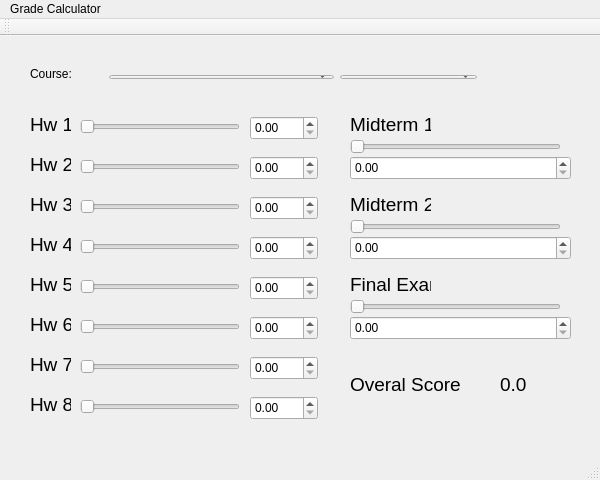
<?xml version="1.0" encoding="UTF-8"?>
<ui version="4.0">
 <class>MainWindow</class>
 <widget class="QMainWindow" name="MainWindow">
  <property name="geometry">
   <rect>
    <x>0</x>
    <y>0</y>
    <width>600</width>
    <height>480</height>
   </rect>
  </property>
  <property name="windowTitle">
   <string>MainWindow</string>
  </property>
  <property name="autoFillBackground">
   <bool>false</bool>
  </property>
  <widget class="QWidget" name="centralWidget">
   <widget class="QLabel" name="hw1_label">
    <property name="geometry">
     <rect>
      <x>30</x>
      <y>80</y>
      <width>41</width>
      <height>16</height>
     </rect>
    </property>
    <property name="font">
     <font>
      <pointsize>14</pointsize>
     </font>
    </property>
    <property name="text">
     <string>Hw 1</string>
    </property>
   </widget>
   <widget class="QLabel" name="hw2_label">
    <property name="geometry">
     <rect>
      <x>30</x>
      <y>120</y>
      <width>41</width>
      <height>16</height>
     </rect>
    </property>
    <property name="font">
     <font>
      <pointsize>14</pointsize>
     </font>
    </property>
    <property name="text">
     <string>Hw 2</string>
    </property>
   </widget>
   <widget class="QLabel" name="hw3_label">
    <property name="geometry">
     <rect>
      <x>30</x>
      <y>160</y>
      <width>41</width>
      <height>16</height>
     </rect>
    </property>
    <property name="font">
     <font>
      <pointsize>14</pointsize>
     </font>
    </property>
    <property name="text">
     <string>Hw 3</string>
    </property>
   </widget>
   <widget class="QLabel" name="hw4_label">
    <property name="geometry">
     <rect>
      <x>30</x>
      <y>200</y>
      <width>41</width>
      <height>16</height>
     </rect>
    </property>
    <property name="font">
     <font>
      <pointsize>14</pointsize>
     </font>
    </property>
    <property name="text">
     <string>Hw 4</string>
    </property>
   </widget>
   <widget class="QLabel" name="hw5_label">
    <property name="geometry">
     <rect>
      <x>30</x>
      <y>240</y>
      <width>41</width>
      <height>16</height>
     </rect>
    </property>
    <property name="font">
     <font>
      <pointsize>14</pointsize>
     </font>
    </property>
    <property name="text">
     <string>Hw 5</string>
    </property>
   </widget>
   <widget class="QLabel" name="hw6_label">
    <property name="geometry">
     <rect>
      <x>30</x>
      <y>280</y>
      <width>41</width>
      <height>16</height>
     </rect>
    </property>
    <property name="font">
     <font>
      <pointsize>14</pointsize>
     </font>
    </property>
    <property name="text">
     <string>Hw 6</string>
    </property>
   </widget>
   <widget class="QLabel" name="hw7_label">
    <property name="geometry">
     <rect>
      <x>30</x>
      <y>320</y>
      <width>41</width>
      <height>16</height>
     </rect>
    </property>
    <property name="font">
     <font>
      <pointsize>14</pointsize>
     </font>
    </property>
    <property name="text">
     <string>Hw 7</string>
    </property>
   </widget>
   <widget class="QLabel" name="hw8_label">
    <property name="geometry">
     <rect>
      <x>30</x>
      <y>360</y>
      <width>41</width>
      <height>16</height>
     </rect>
    </property>
    <property name="font">
     <font>
      <pointsize>14</pointsize>
     </font>
    </property>
    <property name="text">
     <string>Hw 8</string>
    </property>
   </widget>
   <widget class="QSlider" name="hw1_slider">
    <property name="geometry">
     <rect>
      <x>80</x>
      <y>80</y>
      <width>160</width>
      <height>22</height>
     </rect>
    </property>
    <property name="orientation">
     <enum>Qt::Horizontal</enum>
    </property>
   </widget>
   <widget class="QSlider" name="hw2_slider">
    <property name="geometry">
     <rect>
      <x>80</x>
      <y>120</y>
      <width>160</width>
      <height>22</height>
     </rect>
    </property>
    <property name="orientation">
     <enum>Qt::Horizontal</enum>
    </property>
   </widget>
   <widget class="QSlider" name="hw3_slider">
    <property name="geometry">
     <rect>
      <x>80</x>
      <y>160</y>
      <width>160</width>
      <height>22</height>
     </rect>
    </property>
    <property name="orientation">
     <enum>Qt::Horizontal</enum>
    </property>
   </widget>
   <widget class="QSlider" name="hw4_slider">
    <property name="geometry">
     <rect>
      <x>80</x>
      <y>200</y>
      <width>160</width>
      <height>22</height>
     </rect>
    </property>
    <property name="orientation">
     <enum>Qt::Horizontal</enum>
    </property>
   </widget>
   <widget class="QSlider" name="hw5_slider">
    <property name="geometry">
     <rect>
      <x>80</x>
      <y>240</y>
      <width>160</width>
      <height>22</height>
     </rect>
    </property>
    <property name="orientation">
     <enum>Qt::Horizontal</enum>
    </property>
   </widget>
   <widget class="QSlider" name="hw6_slider">
    <property name="geometry">
     <rect>
      <x>80</x>
      <y>280</y>
      <width>160</width>
      <height>22</height>
     </rect>
    </property>
    <property name="orientation">
     <enum>Qt::Horizontal</enum>
    </property>
   </widget>
   <widget class="QSlider" name="hw7_slider">
    <property name="geometry">
     <rect>
      <x>80</x>
      <y>320</y>
      <width>160</width>
      <height>22</height>
     </rect>
    </property>
    <property name="orientation">
     <enum>Qt::Horizontal</enum>
    </property>
   </widget>
   <widget class="QSlider" name="hw8_slider">
    <property name="geometry">
     <rect>
      <x>80</x>
      <y>360</y>
      <width>160</width>
      <height>22</height>
     </rect>
    </property>
    <property name="orientation">
     <enum>Qt::Horizontal</enum>
    </property>
   </widget>
   <widget class="QDoubleSpinBox" name="hw1_score">
    <property name="geometry">
     <rect>
      <x>250</x>
      <y>80</y>
      <width>68</width>
      <height>24</height>
     </rect>
    </property>
    <property name="maximum">
     <double>100.000000000000000</double>
    </property>
   </widget>
   <widget class="QDoubleSpinBox" name="hw2_score">
    <property name="geometry">
     <rect>
      <x>250</x>
      <y>120</y>
      <width>68</width>
      <height>24</height>
     </rect>
    </property>
    <property name="maximum">
     <double>100.000000000000000</double>
    </property>
   </widget>
   <widget class="QDoubleSpinBox" name="hw3_score">
    <property name="geometry">
     <rect>
      <x>250</x>
      <y>160</y>
      <width>68</width>
      <height>24</height>
     </rect>
    </property>
    <property name="maximum">
     <double>100.000000000000000</double>
    </property>
   </widget>
   <widget class="QDoubleSpinBox" name="hw4_score">
    <property name="geometry">
     <rect>
      <x>250</x>
      <y>200</y>
      <width>68</width>
      <height>24</height>
     </rect>
    </property>
    <property name="maximum">
     <double>100.000000000000000</double>
    </property>
   </widget>
   <widget class="QDoubleSpinBox" name="hw5_score">
    <property name="geometry">
     <rect>
      <x>250</x>
      <y>240</y>
      <width>68</width>
      <height>24</height>
     </rect>
    </property>
    <property name="maximum">
     <double>100.000000000000000</double>
    </property>
   </widget>
   <widget class="QDoubleSpinBox" name="hw6_score">
    <property name="geometry">
     <rect>
      <x>250</x>
      <y>280</y>
      <width>68</width>
      <height>24</height>
     </rect>
    </property>
    <property name="maximum">
     <double>100.000000000000000</double>
    </property>
   </widget>
   <widget class="QDoubleSpinBox" name="hw7_score">
    <property name="geometry">
     <rect>
      <x>250</x>
      <y>320</y>
      <width>68</width>
      <height>24</height>
     </rect>
    </property>
    <property name="maximum">
     <double>100.000000000000000</double>
    </property>
   </widget>
   <widget class="QDoubleSpinBox" name="hw8_score">
    <property name="geometry">
     <rect>
      <x>250</x>
      <y>360</y>
      <width>68</width>
      <height>24</height>
     </rect>
    </property>
    <property name="maximum">
     <double>100.000000000000000</double>
    </property>
   </widget>
   <widget class="QLabel" name="mid1_label">
    <property name="geometry">
     <rect>
      <x>350</x>
      <y>80</y>
      <width>81</width>
      <height>16</height>
     </rect>
    </property>
    <property name="font">
     <font>
      <pointsize>14</pointsize>
     </font>
    </property>
    <property name="text">
     <string>Midterm 1</string>
    </property>
   </widget>
   <widget class="QLabel" name="mid2_label">
    <property name="geometry">
     <rect>
      <x>350</x>
      <y>160</y>
      <width>81</width>
      <height>16</height>
     </rect>
    </property>
    <property name="font">
     <font>
      <pointsize>14</pointsize>
     </font>
    </property>
    <property name="text">
     <string>Midterm 2</string>
    </property>
   </widget>
   <widget class="QLabel" name="final_label">
    <property name="geometry">
     <rect>
      <x>350</x>
      <y>240</y>
      <width>81</width>
      <height>16</height>
     </rect>
    </property>
    <property name="font">
     <font>
      <pointsize>14</pointsize>
     </font>
    </property>
    <property name="text">
     <string>Final Exam</string>
    </property>
   </widget>
   <widget class="QSlider" name="mid1slider">
    <property name="geometry">
     <rect>
      <x>350</x>
      <y>100</y>
      <width>211</width>
      <height>22</height>
     </rect>
    </property>
    <property name="orientation">
     <enum>Qt::Horizontal</enum>
    </property>
   </widget>
   <widget class="QSlider" name="mid2slider">
    <property name="geometry">
     <rect>
      <x>350</x>
      <y>180</y>
      <width>211</width>
      <height>22</height>
     </rect>
    </property>
    <property name="orientation">
     <enum>Qt::Horizontal</enum>
    </property>
   </widget>
   <widget class="QSlider" name="finalslider">
    <property name="geometry">
     <rect>
      <x>350</x>
      <y>260</y>
      <width>211</width>
      <height>22</height>
     </rect>
    </property>
    <property name="orientation">
     <enum>Qt::Horizontal</enum>
    </property>
   </widget>
   <widget class="QDoubleSpinBox" name="mid1_score">
    <property name="geometry">
     <rect>
      <x>350</x>
      <y>120</y>
      <width>221</width>
      <height>24</height>
     </rect>
    </property>
    <property name="maximum">
     <double>100.000000000000000</double>
    </property>
   </widget>
   <widget class="QDoubleSpinBox" name="mid2_score">
    <property name="geometry">
     <rect>
      <x>350</x>
      <y>200</y>
      <width>221</width>
      <height>24</height>
     </rect>
    </property>
    <property name="maximum">
     <double>100.000000000000000</double>
    </property>
   </widget>
   <widget class="QDoubleSpinBox" name="final_score">
    <property name="geometry">
     <rect>
      <x>350</x>
      <y>280</y>
      <width>221</width>
      <height>24</height>
     </rect>
    </property>
    <property name="layoutDirection">
     <enum>Qt::LeftToRight</enum>
    </property>
    <property name="maximum">
     <double>100.000000000000000</double>
    </property>
   </widget>
   <widget class="QLabel" name="OveralScore_label">
    <property name="geometry">
     <rect>
      <x>350</x>
      <y>340</y>
      <width>111</width>
      <height>16</height>
     </rect>
    </property>
    <property name="font">
     <font>
      <pointsize>14</pointsize>
     </font>
    </property>
    <property name="text">
     <string>Overal Score:</string>
    </property>
   </widget>
   <widget class="QLabel" name="score_output_label">
    <property name="geometry">
     <rect>
      <x>500</x>
      <y>340</y>
      <width>61</width>
      <height>16</height>
     </rect>
    </property>
    <property name="font">
     <font>
      <pointsize>14</pointsize>
     </font>
    </property>
    <property name="text">
     <string>0.0</string>
    </property>
   </widget>
   <widget class="QLabel" name="label">
    <property name="geometry">
     <rect>
      <x>30</x>
      <y>30</y>
      <width>51</width>
      <height>16</height>
     </rect>
    </property>
    <property name="text">
     <string>Course: </string>
    </property>
   </widget>
   <widget class="QWidget" name="">
    <property name="geometry">
     <rect>
      <x>98</x>
      <y>28</y>
      <width>390</width>
      <height>26</height>
     </rect>
    </property>
    <layout class="QHBoxLayout" name="horizontalLayout">
     <item>
      <widget class="QComboBox" name="dropdown_box_2">
       <item>
        <property name="text">
         <string>PIC 10B: Intermediate Programming</string>
        </property>
       </item>
       <item>
        <property name="text">
         <string>PIC 10C: Advanced Programming</string>
        </property>
       </item>
      </widget>
     </item>
     <item>
      <widget class="QComboBox" name="dropdown_box">
       <item>
        <property name="text">
         <string>Schema A</string>
        </property>
       </item>
       <item>
        <property name="text">
         <string>Schema B</string>
        </property>
       </item>
      </widget>
     </item>
    </layout>
   </widget>
   <zorder>hw1_label</zorder>
   <zorder>hw2_label</zorder>
   <zorder>hw3_label</zorder>
   <zorder>hw4_label</zorder>
   <zorder>hw5_label</zorder>
   <zorder>hw6_label</zorder>
   <zorder>hw7_label</zorder>
   <zorder>hw8_label</zorder>
   <zorder>hw1_slider</zorder>
   <zorder>hw2_slider</zorder>
   <zorder>hw3_slider</zorder>
   <zorder>hw4_slider</zorder>
   <zorder>hw5_slider</zorder>
   <zorder>hw6_slider</zorder>
   <zorder>hw7_slider</zorder>
   <zorder>hw8_slider</zorder>
   <zorder>hw1_score</zorder>
   <zorder>hw2_score</zorder>
   <zorder>hw3_score</zorder>
   <zorder>hw4_score</zorder>
   <zorder>hw5_score</zorder>
   <zorder>hw6_score</zorder>
   <zorder>hw7_score</zorder>
   <zorder>hw8_score</zorder>
   <zorder>dropdown_box</zorder>
   <zorder>mid1_label</zorder>
   <zorder>mid2_label</zorder>
   <zorder>final_label</zorder>
   <zorder>mid1slider</zorder>
   <zorder>mid2slider</zorder>
   <zorder>finalslider</zorder>
   <zorder>mid1_score</zorder>
   <zorder>mid2_score</zorder>
   <zorder>final_score</zorder>
   <zorder>OveralScore_label</zorder>
   <zorder>score_output_label</zorder>
   <zorder>dropdown_box_2</zorder>
   <zorder>label</zorder>
   <zorder>label</zorder>
  </widget>
  <widget class="QMenuBar" name="menuBar">
   <property name="geometry">
    <rect>
     <x>0</x>
     <y>0</y>
     <width>600</width>
     <height>22</height>
    </rect>
   </property>
   <widget class="QMenu" name="menuGrade_Calculator">
    <property name="title">
     <string>Grade Calculator</string>
    </property>
   </widget>
   <addaction name="menuGrade_Calculator"/>
  </widget>
  <widget class="QToolBar" name="mainToolBar">
   <attribute name="toolBarArea">
    <enum>TopToolBarArea</enum>
   </attribute>
   <attribute name="toolBarBreak">
    <bool>false</bool>
   </attribute>
  </widget>
  <widget class="QStatusBar" name="statusBar"/>
 </widget>
 <layoutdefault spacing="6" margin="11"/>
 <resources/>
 <connections/>
</ui>
